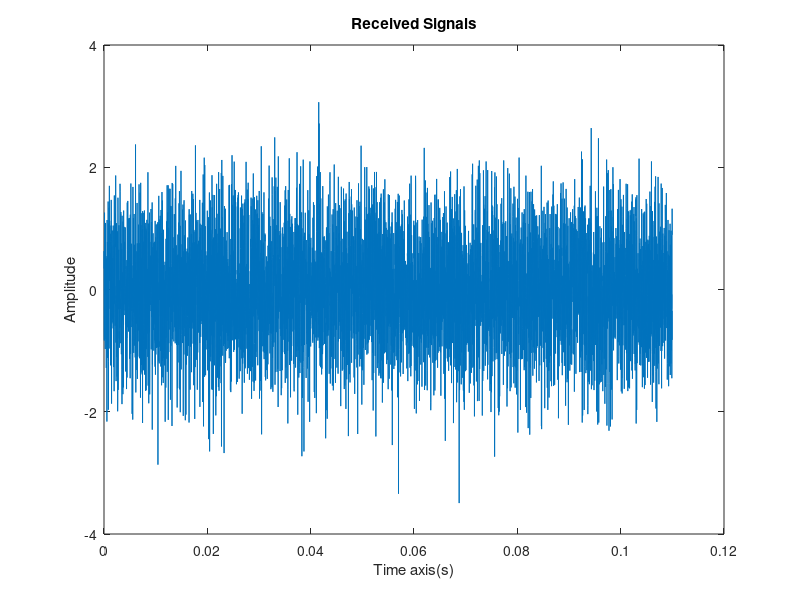
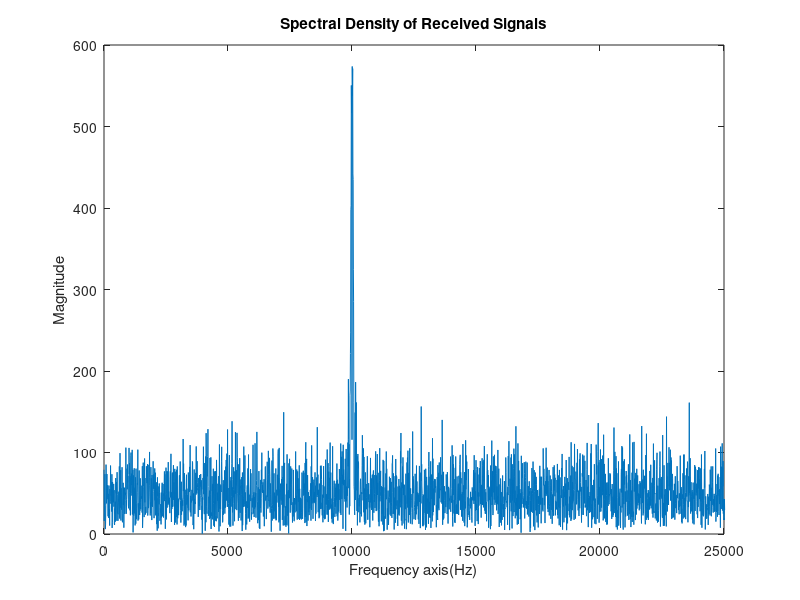
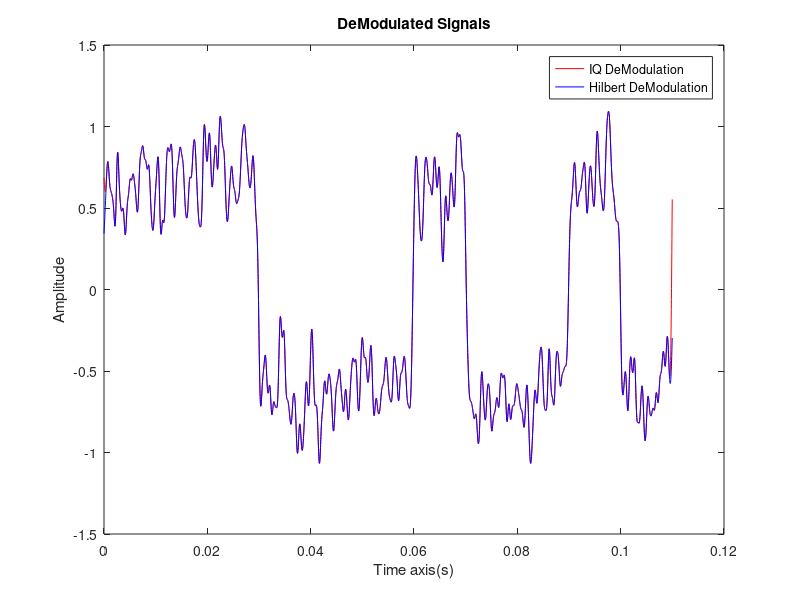
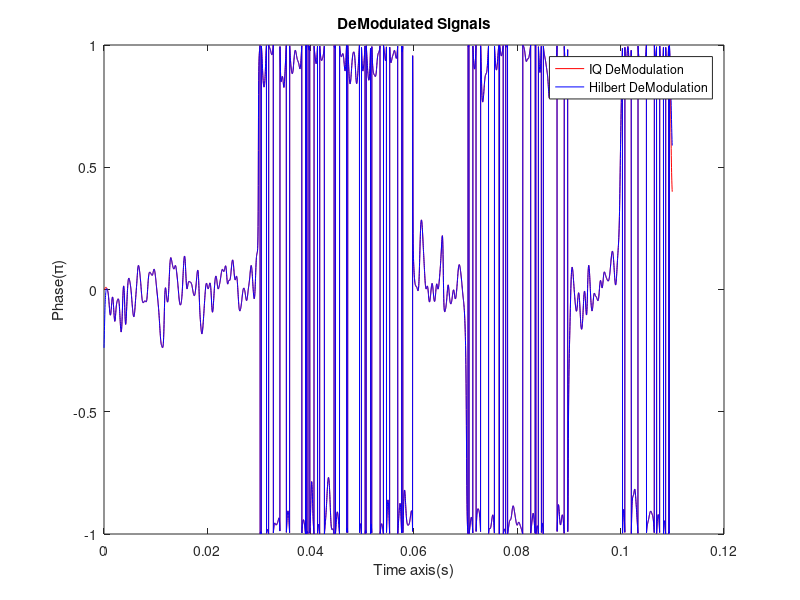

These charts were generated, in order, by the following MATLAB code:
clear all; close all;clc;
% Author: jakejiangjn
% Date 2015-3-18
% All Rights Reserved
%%
fc = 10e3;
fs = 50e3;
int = 1e-2; % bit rate = 1/int
T = 11*int;
SNR = 0;
seq = [+1 +1 +1 -1 -1 -1 +1 -1 -1 +1 -1];
temp = (0:1/fs:int-1/fs).';L_s = numel(temp);
carrier_I = cos( 2*pi*fc*temp );
carrier_Q = sin( 2*pi*fc*temp );
x = carrier_I*seq;  L_x = numel(x);
x = reshape( x, 1, L_x );
temp = exp( 1j*unwrap(rand(1,L_x)-0.5)*pi );
x = real( 10^(SNR/20)*x.*temp + [1,1j]*randn(2,L_x)/sqrt(2) );
temp = (0:L_x-1)/L_x;
figure(1);plot( temp*T, x );title('Received Signals');xlabel('Time axis(s)');ylabel('Amplitude');
figure(2);plot( temp*fs, abs(fft(x)) );xlim([0 fs/2]);
title('Spectral Density of Received Signals');xlabel('Frequency axis(Hz)');ylabel('Magnitude');
%% IQ DeModulation
temp = 0:1/fs:T-1/fs;
carrier_I = 2*cos( 2*pi*fc*temp );
carrier_Q = 2*sin( 2*pi*fc*temp );
x_iq = x.*carrier_I - x.*1j.*carrier_Q; % Notice!
b = fir1(48,1e3*2/fs);
x_iq = filtfilt( b, 1, x_iq );
result_iq = reshape( real(x_iq), L_s, 11 );
result_iq = sign(sum(sign( result_iq )));
%% Hilbert DeModulation
x_h = hilbert(x);
x_h = x_h .*exp(-2j*pi*fc*temp);
x_h = filtfilt( b, 1, x_h );
result_h = reshape( real(x_h), L_s,11 );
result_h = sign(sum(sign( result_h )));
%% Figure Plot;
figure(3)
plot( temp,real(x_iq),'r', temp,real(x_h),'b' );legend( 'IQ DeModulation', 'Hilbert DeModulation' );
title('DeModulated Signals');xlabel('Time axis(s)');ylabel('Amplitude');
ylim([-1.5, 1.5]);
figure(4)
plot( temp,angle(x_iq)/pi,'r', temp,angle(x_h)/pi,'b' );legend( 'IQ DeModulation', 'Hilbert DeModulation' );
title('DeModulated Signals');xlabel('Time axis(s)');ylabel('Phase(\pi)');
figure(5);
subplot(3,1,1);stem(seq);title('Original Bits');
subplot(3,1,2);stem(result_iq);title('IQ DeMod Bits');
subplot(3,1,3);stem(result_h);title('Hilbert DeMod Bits');